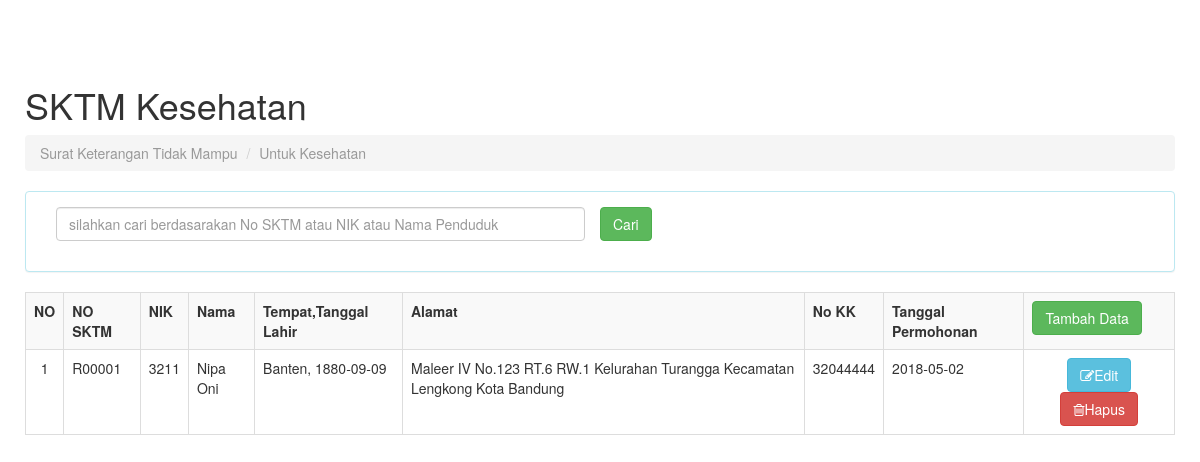
Page /tampil_sktmkesehatan.php on the committed database.
### tables this page shows
CREATE TABLE `tb_sktmkesehatan` (
  `no_sktmkesehatan` varchar(16) NOT NULL,
  `nik` varchar(16) NOT NULL,
  `nomor_kk` varchar(16) NOT NULL,
  `tgl` date NOT NULL
);

CREATE TABLE `tb_penduduk` (
  `id_penduduk` int(11) NOT NULL,
  `nik` varchar(16) NOT NULL,
  `nama` varchar(50) NOT NULL,
  `tempatLahir` varchar(30) NOT NULL,
  `tanggalLahir` date NOT NULL,
  `jenisKelamin` varchar(15) NOT NULL,
  `alamat` varchar(50) NOT NULL,
  `rt` varchar(3) NOT NULL,
  `rw` varchar(3) NOT NULL,
  `kelurahan` varchar(30) NOT NULL,
  `agama` varchar(30) NOT NULL,
  `pendidikan` varchar(30) NOT NULL,
  `statusPerkawinan` varchar(30) NOT NULL,
  `pekerjaan` varchar(50) NOT NULL,
  `golDarah` varchar(2) NOT NULL,
  `nomorTlp` varchar(15) NOT NULL,
  `foto` varchar(200) NOT NULL
);

### tampil_sktmkesehatan.php (the view, shortened to what this page needs)
<!DOCTYPE html>
<html lang="en">
  <head>
    <link href="assets/css/bootstrap.css" rel="stylesheet">
    <link href="assets/css/sb-admin.css" rel="stylesheet">
    <link rel="stylesheet" href="assets/font-awesome/css/font-awesome.min.css">
  </head>
<body>
<?php
include"header.php";
?>
<div id="page-wrapper">
<div class="row" id="contentInput" >
          <div class="col-lg-12">
            <h1>SKTM Kesehatan</h1>
            <ol class="breadcrumb">
              <li class="active">Surat Keterangan Tidak Mampu</li>
              <li class="active">Untuk Kesehatan</li>
            </ol>
          </div>
      </div>
       <div class="panel panel-info">
          <div class="panel-body">
          <form method="POST" action="" id="cariKK">
          <div class="form-group form-group-sm">
                <div class="form-group form-group-sm">
                    <div class="col-sm-6">
                    <input type="text" class="form-control" name="txtcari" id="txtcari" placeholder="silahkan cari berdasarakan No SKTM atau NIK atau Nama Penduduk">
                </div>
                    <input type="submit" align="right" class="btn btn-success"  value="Cari" name="cari" id="cari">
                </div>
              </div>
</div>
 </div>
            <div class="table-responsive-sm">
              <table class="table table-bordered table-hover table-striped">
                <tr>
                  <th>NO</th>
                  <th>NO SKTM</th>
                  <th>NIK</th>
                  <th>Nama</th>
                  <th>Tempat,Tanggal Lahir</th>
                  <th>Alamat</th>
                  <th>No KK</th>
                  <th>Tanggal Permohonan</th>
                 <th><a href="sktm_kesehatan.php" type="button" align="right" class="btn btn-success">Tambah Data</a></th>
                </tr>
 <?php
     if(!ISSET($_POST['cari'])){
        $no= 1;
       $query="SELECT * FROM tb_sktmkesehatan as p JOIN tb_penduduk as d ON p.nik=d.nik";
        $data=mysqli_query($koneksi,$query);
        if(mysqli_num_rows($data) > 0){
          while($row=mysqli_fetch_assoc($data)){
      ?>
                <tr>
                  <td align="center"><?php echo $no++; ?></td>
                  <td><?php echo $row['no_sktmkesehatan']; ?></td>
                  <td><?php echo $row['nik']; ?></td>
                  <td><?php echo $row['nama']; ?></td>
                   <td><?php echo $row['tempatLahir'].", ".$row['tanggalLahir']; ?></td>
                  <td><?php echo $row['alamat']." RT.".$row['rt']." RW.".$row['rw']." Kelurahan ".$row['kelurahan']." Kecamatan Lengkong Kota Bandung"; ?></td>
                  <td><?php echo $row['nomor_kk']; ?></td>
                  <td><?php echo $row['tgl']; ?></td>
                   <td colspan="2" style="text-align: center;">
                   <a   href="edit_sktmkesehatan.php?id=<?php echo $row['no_sktmkesehatan'];?>" type="button" class="btn btn-info"><i class="fa fa-edit"></i>Edit</a>
                   <a onclick="return confirm('Anda Yakin akan menghapus data?')" href="hapus_sktmkesehatan.php?id=<?php echo $row['no_sktmkesehatan'];?>" type="button" class="btn btn-danger btn"><i class="fa fa-trash-o"></i>Hapus</a>
                    </td>
                    </tr>
          <?php
          }
        }
      }
       ?>

### assets/css/sb-admin.css (style rules this page uses)
body { margin-top: 50px; }
#page-wrapper { width: 100%; padding: 5px 15px; }
@media (min-width:768px) { #page-wrapper { padding: 15px 25px; } }

### rows in the picture
tb_sktmkesehatan: no_sktmkesehatan "R00001", tb_penduduk.nik "3211", tb_penduduk.nama "Nipa Oni", tb_penduduk.tempatLahir "Banten", tb_penduduk.tanggalLahir "1880-09-09", tb_penduduk.alamat "Maleer IV No.123", tb_penduduk.rt "6", tb_penduduk.rw "1", tb_penduduk.kelurahan "Turangga", nomor_kk "32044444", tgl "2018-05-02"
